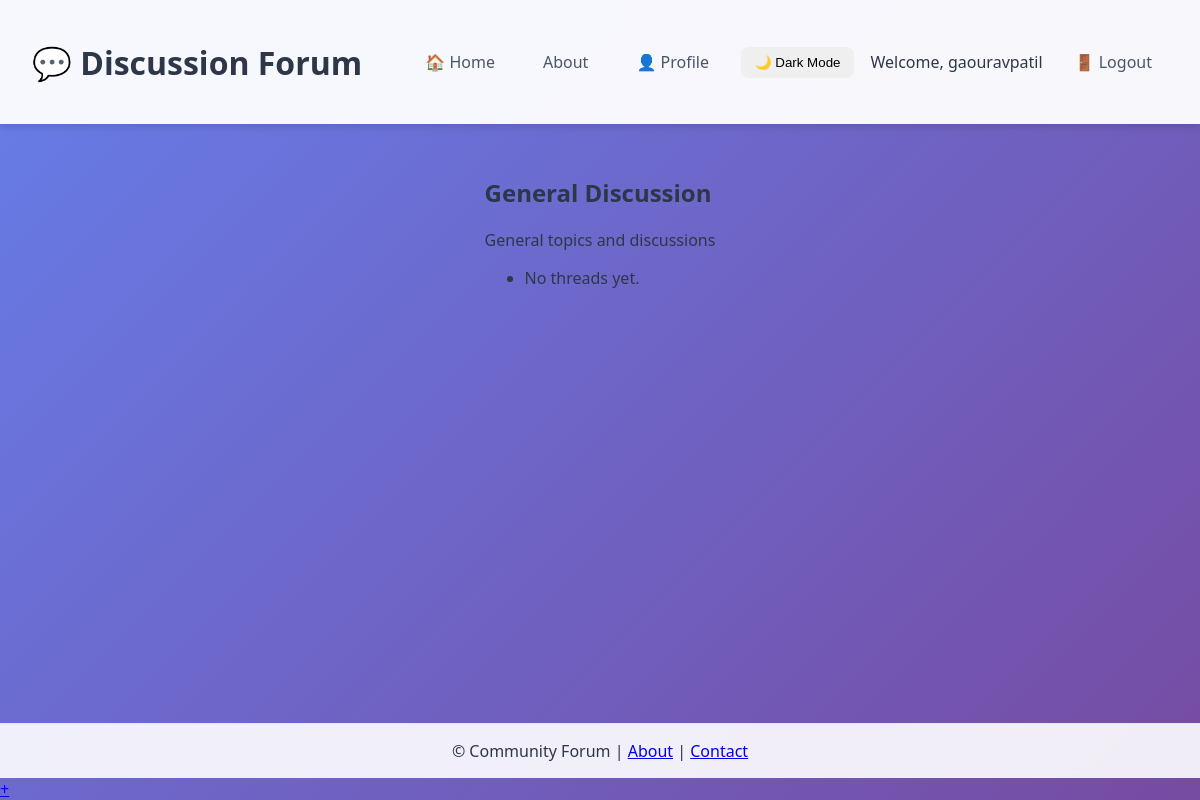
The app's page /chat/category/1/ (signed in) with its own data.
### chat/models.py (models this page shows, shortened)
class Category(models.Model):
    name = models.CharField(max_length=100, unique=True)
    description = models.TextField(blank=True)
    created_at = models.DateTimeField(auto_now_add=True)

### chat/views.py (the view)
# urls.py: path('category/<int:pk>/', views.category_detail, name='category_detail'),
def category_detail(request, pk):
    category = get_object_or_404(Category, pk=pk)
    threads = Thread.objects.filter(category=category).order_by('-created_at')
    paginator = Paginator(threads, 10)
    page_number = request.GET.get('page')
    page_obj = paginator.get_page(page_number)
    unread_notifications = 0
    if request.user.is_authenticated:
        unread_notifications = Notification.objects.filter(
            user=request.user, is_read=False
        ).count()
    return render(request, 'category_detail.html', {
        'category': category,
        'page_obj': page_obj,
        'unread_notifications': unread_notifications,
    })

### chat/templates/category_detail.html (shortened to what this page needs)
{% extends "base.html" %}
{% block content %}
<h2>{{ category.name }}</h2>
<p>{{ category.description }}</p>
<ul>
  {% for thread in threads %}
    <li>{{ thread.title }}</li>
  {% empty %}
    <li>No threads yet.</li>
  {% endfor %}
</ul>
{% endblock %}

### chat/templates/base.html (shortened to what this page needs)
<!DOCTYPE html>
<html lang="en">
<head>
</head>
<body>
    <header id="header">
        <div class="header-content">
            <h1>💬 Discussion Forum</h1>
            <nav>
                <a href="{% url 'index' %}">🏠 Home</a>
                <a href="{% url 'about' %}">About</a>
                <a href="{% url 'profile' %}">👤 Profile</a>
                <button id="toggle-dark"
                        style="padding:8px 14px;border-radius:8px;border:none;cursor:pointer;">
                    🌙 Dark Mode
                </button>
                {% if user.is_authenticated %}
                    <span>Welcome, {{ user.username }}</span>
                    <a href="{% url 'logout' %}">🚪 Logout</a>
                {% else %}
                    <a href="{% url 'login' %}">🔐 Login</a>
                    <a href="{% url 'register' %}">📝 Register</a>
                {% endif %}
            </nav>
        </div>
    </header>
    <main>
        {% block content %}{% endblock %}
    </main>
    <footer id="footer">
        © {{ now|date:"Y" }} Community Forum |
        <a href="{% url 'about' %}">About</a> |
        <a href="{% url 'contact' %}">Contact</a>
    </footer>
    <a href="{% url 'create_thread_page' %}" class="create-thread-btn">+</a>
</body>
</html>

### chat/templates/base.html (style rules this page uses)
body { font-family: 'Segoe UI', Tahoma, Geneva, Verdana, sans-serif; background: linear-gradient(135deg, #667eea 0%, #764ba2 100%); color: #2d3748; margin: 0; padding: 0; min-height: 100vh; display: flex; flex-direction: column; transition: background 0.3s, color 0.3s; }
header { background: rgba(255, 255, 255, 0.95); backdrop-filter: blur(10px); box-shadow: 0 4px 6px rgba(0, 0, 0, 0.1); padding: 1.2rem 2rem; position: sticky; top: 0; z-index: 100; transition: background 0.3s, color 0.3s; }
.header-content { max-width: 1400px; margin: 0 auto; display: flex; justify-content: space-between; align-items: center; }
nav { display: flex; gap: 1rem; align-items: center; }
nav a { color: #4a5568; text-decoration: none; padding: 0.6rem 1rem; border-radius: 8px; transition: all 0.3s ease; }
main { flex: 1; max-width: 1400px; margin: 2rem auto; padding: 0 2rem; transition: color 0.3s; }
footer { background: rgba(255, 255, 255, 0.9); backdrop-filter: blur(8px); text-align: center; padding: 1rem; border-top: 1px solid #e2e8f0; transition: background 0.3s, color 0.3s; }

### records on screen
Category: name "General Discussion", description "General topics and discussions"

### other values on screen
{{ user.username }} "gaouravpatil"
